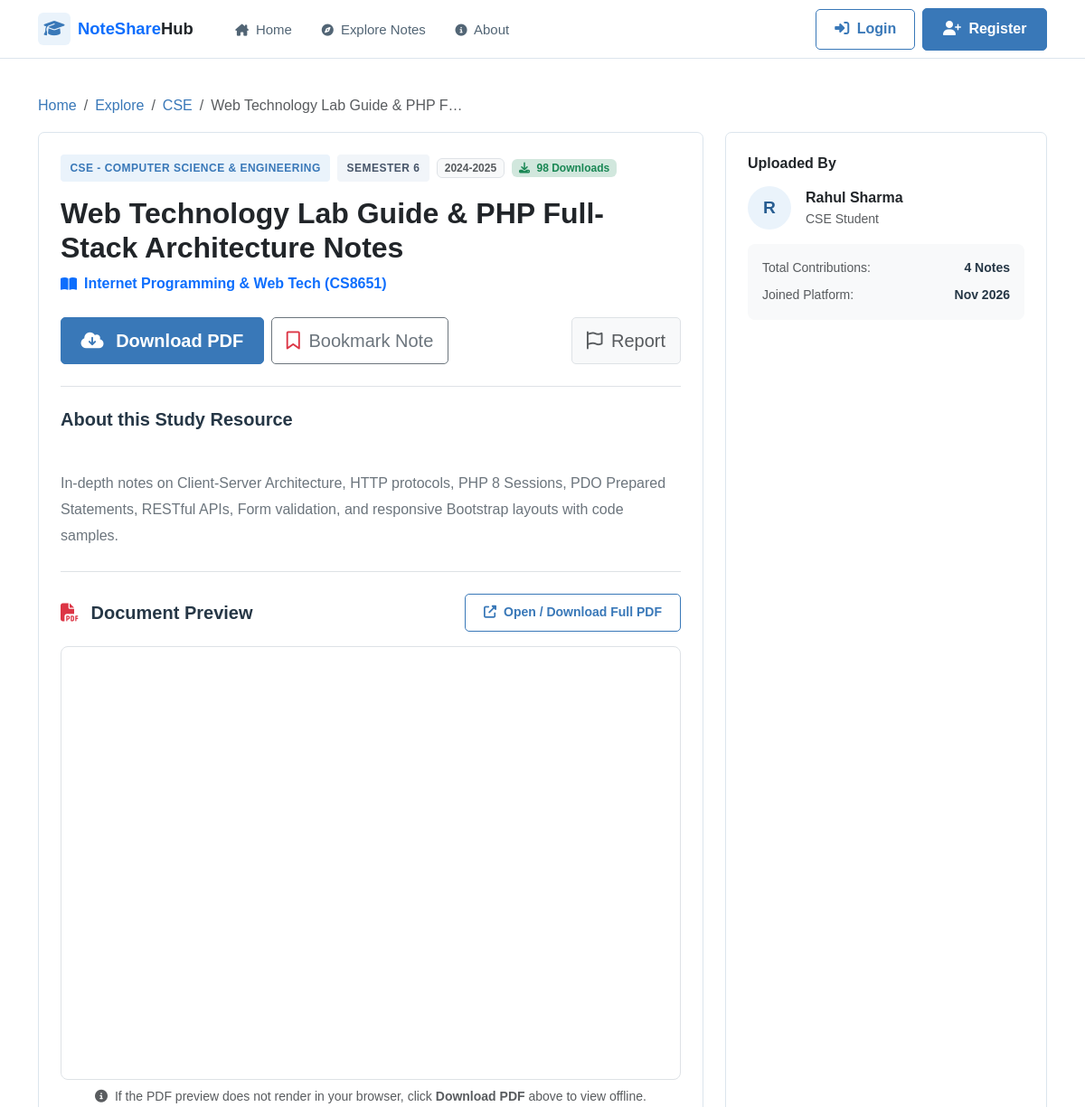
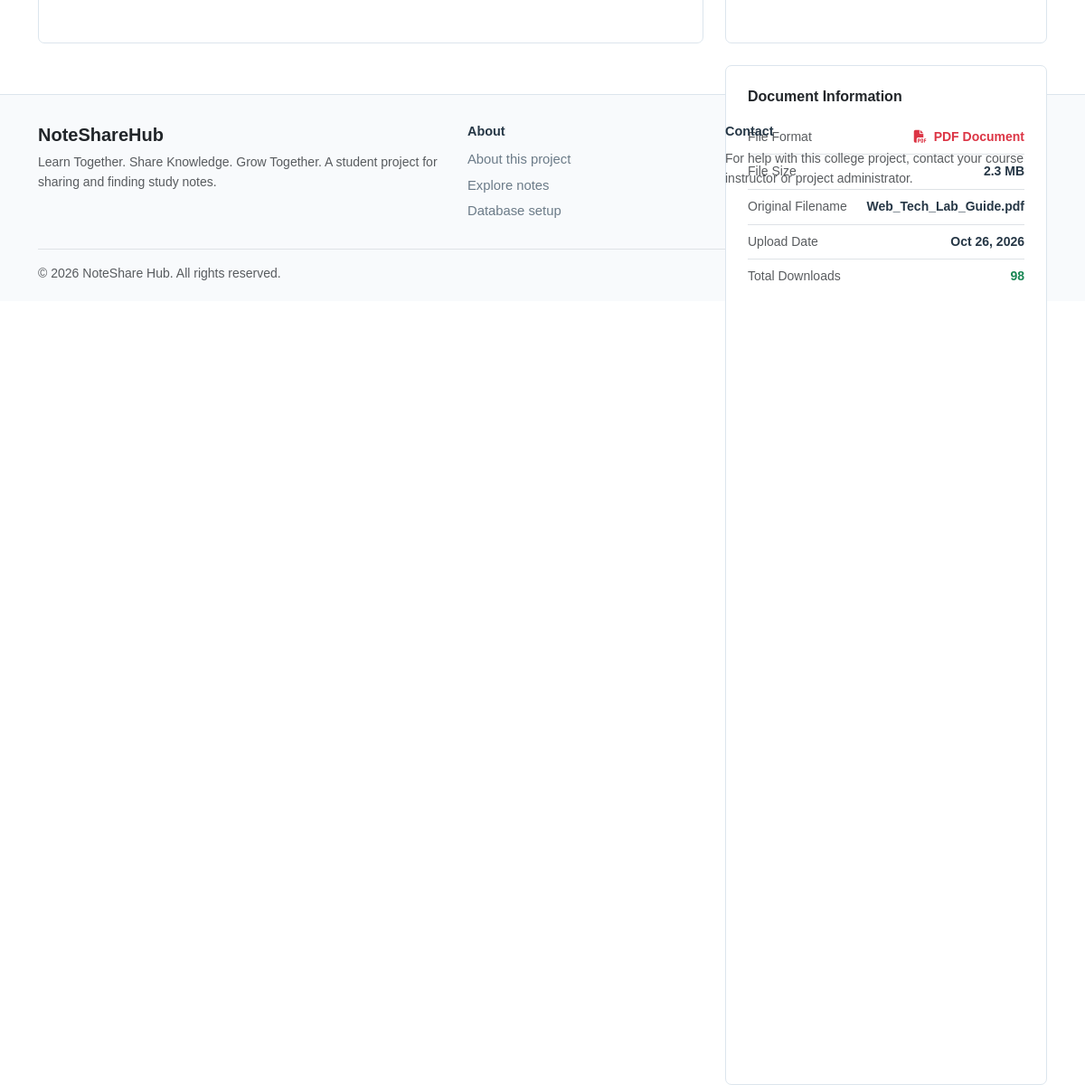
Screenshot of /note-details.php?id=2 with the database file from the repository (2 pictures, top to bottom).
### tables this page shows
CREATE TABLE `notes` (
  `id` INT AUTO_INCREMENT PRIMARY KEY,
  `user_id` INT NOT NULL,
  `subject_id` INT NOT NULL,
  `department_id` INT NOT NULL,
  `semester` TINYINT NOT NULL,
  `academic_year` VARCHAR(20) NOT NULL,
  `title` VARCHAR(255) NOT NULL,
  `description` TEXT NOT NULL,
  `file_path` VARCHAR(255) NOT NULL,
  `original_filename` VARCHAR(255) NOT NULL,
  `file_size` INT NOT NULL,
  `file_type` VARCHAR(50) NOT NULL DEFAULT 'application/pdf',
  `download_count` INT NOT NULL DEFAULT 0,
  `created_at` TIMESTAMP DEFAULT CURRENT_TIMESTAMP,
  `updated_at` TIMESTAMP DEFAULT CURRENT_TIMESTAMP ON UPDATE CURRENT_TIMESTAMP,
  FOREIGN KEY (`user_id`) REFERENCES `users`(`id`) ON DELETE CASCADE,
  FOREIGN KEY (`subject_id`) REFERENCES `subjects`(`id`) ON DELETE CASCADE,
  FOREIGN KEY (`department_id`) REFERENCES `departments`(`id`) ON DELETE CASCADE,
  INDEX `idx_note_subject` (`subject_id`),
  INDEX `idx_note_dept_sem` (`department_id`, `semester`),
  INDEX `idx_note_downloads` (`download_count`),
  INDEX `idx_note_created` (`created_at`)
);

CREATE TABLE `departments` (
  `id` INT AUTO_INCREMENT PRIMARY KEY,
  `code` VARCHAR(20) NOT NULL UNIQUE,
  `name` VARCHAR(150) NOT NULL,
  `description` TEXT NULL,
  `created_at` TIMESTAMP DEFAULT CURRENT_TIMESTAMP
);

CREATE TABLE `subjects` (
  `id` INT AUTO_INCREMENT PRIMARY KEY,
  `department_id` INT NOT NULL,
  `semester` TINYINT NOT NULL,
  `code` VARCHAR(20) NOT NULL,
  `name` VARCHAR(150) NOT NULL,
  `description` TEXT NULL,
  `created_at` TIMESTAMP DEFAULT CURRENT_TIMESTAMP,
  FOREIGN KEY (`department_id`) REFERENCES `departments`(`id`) ON DELETE CASCADE,
  INDEX `idx_dept_sem` (`department_id`, `semester`)
);

CREATE TABLE `users` (
  `id` INT AUTO_INCREMENT PRIMARY KEY,
  `name` VARCHAR(100) NOT NULL,
  `email` VARCHAR(150) NOT NULL UNIQUE,
  `password` VARCHAR(255) NOT NULL,
  `role` ENUM('student', 'admin') NOT NULL DEFAULT 'student',
  `department_id` INT NULL,
  `semester` TINYINT NULL,
  `roll_number` VARCHAR(50) NULL,
  `avatar` VARCHAR(255) NULL,
  `created_at` TIMESTAMP DEFAULT CURRENT_TIMESTAMP,
  `updated_at` TIMESTAMP DEFAULT CURRENT_TIMESTAMP ON UPDATE CURRENT_TIMESTAMP,
  FOREIGN KEY (`department_id`) REFERENCES `departments`(`id`) ON DELETE SET NULL,
  INDEX `idx_user_email` (`email`),
  INDEX `idx_user_role` (`role`)
);

### includes/functions.php (called while the page is built, shortened)
<?php
require_once __DIR__ . '/auth.php';
function e(?string $string): string {
    return htmlspecialchars($string ?? '', ENT_QUOTES, 'UTF-8');
}
function format_bytes(int $bytes, int $precision = 1): string {
    $units = ['B', 'KB', 'MB', 'GB', 'TB'];
    $bytes = max($bytes, 0);
    $pow = floor(($bytes ? log($bytes) : 0) / log(1024));
    $pow = min($pow, count($units) - 1);
    $bytes /= pow(1024, $pow);
    return round($bytes, $precision) . ' ' . $units[$pow];
}
function is_note_bookmarked(int $note_id, ?int $user_id = null): bool {
    if ($user_id === null) {
        $user_id = current_user_id();
    }
    if (!$user_id) {
        return false;
    }
}

### includes/auth.php (called while the page is built, shortened)
<?php
function is_logged_in(): bool {
    return isset($_SESSION['user_id']) && !empty($_SESSION['user_id']);
}
function current_user_id(): ?int {
    return is_logged_in() ? (int)$_SESSION['user_id'] : null;
}

### note-details.php (the view, shortened to what this page needs)
<?php
require_once __DIR__ . '/includes/auth.php';
require_once __DIR__ . '/includes/functions.php';
$noteId = (int)($_GET['id'] ?? 0);
$db = get_db();
$stmt = $db->prepare("
    SELECT n.*,
           u.id as uploader_id, u.name as uploader_name, u.email as uploader_email, u.role as uploader_role, u.created_at as uploader_joined,
           s.name as subject_name, s.code as subject_code, s.description as subject_desc,
           d.name as dept_name, d.code as dept_code
    FROM notes n
    JOIN users u ON n.user_id = u.id
    JOIN subjects s ON n.subject_id = s.id
    JOIN departments d ON n.department_id = d.id
    WHERE n.id = ?
");
$stmt->execute([$noteId]);
$note = $stmt->fetch();
require_once __DIR__ . '/includes/header.php';
$userId = current_user_id();
$isOwner = is_logged_in() && ($note['user_id'] == $userId || is_admin());
$isBookmarked = is_note_bookmarked($noteId);
$authorNotesCount = (int)$db->prepare("SELECT COUNT(*) FROM notes WHERE user_id = ?")
                             ->execute([$note['uploader_id']]) ?
                             $db->query("SELECT COUNT(*) FROM notes WHERE user_id = {$note['uploader_id']}")->fetchColumn() : 1;
$webFilePath = BASE_URL . '/uploads/notes/' . rawurlencode($note['file_path']);
?>
<div class="container py-4">
    <nav aria-label="breadcrumb" class="mb-3">
        <ol class="breadcrumb small">
            <li class="breadcrumb-item"><a href="<?= BASE_URL ?>/index.php">Home</a></li>
            <li class="breadcrumb-item"><a href="<?= BASE_URL ?>/explore.php">Explore</a></li>
            <li class="breadcrumb-item"><a href="<?= BASE_URL ?>/explore.php?dept=<?= $note['department_id'] ?>"><?= e($note['dept_code']) ?></a></li>
            <li class="breadcrumb-item active text-truncate" aria-current="page" style="max-width:300px;"><?= e($note['title']) ?></li>
        </ol>
    </nav>
    <div class="row g-4">
        <div class="col-lg-8">
            <div class="card-modern bg-white p-4 mb-4">
                <div class="d-flex flex-wrap align-items-center gap-2 mb-3">
                    <span class="badge-tag badge-dept"><?= e($note['dept_code']) ?> - <?= e($note['dept_name']) ?></span>
                    <span class="badge-tag badge-sem">Semester <?= e($note['semester']) ?></span>
                    <span class="badge bg-light text-muted border px-2 py-1 small"><?= e($note['academic_year']) ?></span>
                    <span class="badge bg-success-subtle text-success px-2 py-1 small">
                        <i class="fa-solid fa-download me-1"></i> <?= $note['download_count'] ?> Downloads
                    </span>
                </div>
                <h2 class="fw-bold text-dark mb-2"><?= e($note['title']) ?></h2>
                <div class="d-flex align-items-center gap-2 text-primary fw-semibold mb-4">
                    <i class="fa-solid fa-book-open"></i>
                    <span><?= e($note['subject_name']) ?> (<?= e($note['subject_code']) ?>)</span>
                </div>
                <div class="d-flex flex-wrap gap-2 pb-4 mb-4 border-bottom">
                    <a href="<?= BASE_URL ?>/actions/download.php?id=<?= $note['id'] ?>" class="btn btn-primary btn-lg shadow-sm">
                        <i class="fa-solid fa-cloud-arrow-down me-2"></i> Download PDF
                    </a>
                    <button type="button" class="btn btn-outline-secondary btn-lg btn-bookmark-toggle <?= $isBookmarked ? 'active' : '' ?>" data-note-id="<?= $note['id'] ?>">
                        <i class="fa-<?= $isBookmarked ? 'solid' : 'regular' ?> fa-bookmark me-1 text-danger"></i>
                        <span><?= $isBookmarked ? 'Saved in Bookmarks' : 'Bookmark Note' ?></span>
                    </button>
                    <?php if ($isOwner): ?>
                        <div class="dropdown ms-auto">
                            <button class="btn btn-light border btn-lg dropdown-toggle" type="button" data-bs-toggle="dropdown">
                                <i class="fa-solid fa-gear me-1"></i> Manage
                            </button>
                            <ul class="dropdown-menu dropdown-menu-end shadow border-0">
                                <li>
                                    <a class="dropdown-item py-2" href="<?= BASE_URL ?>/edit-note.php?id=<?= $note['id'] ?>">
                                        <i class="fa-solid fa-pen-to-square me-2 text-primary"></i> Edit Metadata
                                    </a>
                                </li>
                                <li><hr class="dropdown-divider"></li>
                                <li>
                                    <a class="dropdown-item py-2 text-danger btn-confirm-delete"
                                       href="<?= BASE_URL ?>/actions/delete-note.php?id=<?= $note['id'] ?>&csrf_token=<?= csrf_token() ?>"
                                       data-title="<?= e($note['title']) ?>">
                                        <i class="fa-solid fa-trash-can me-2"></i> Delete Note
                                    </a>
                                </li>
                            </ul>
                        </div>
                    <?php else: ?>
                        <button type="button" class="btn btn-light border btn-lg ms-auto text-muted small" data-bs-toggle="modal" data-bs-target="#reportModal">
                            <i class="fa-regular fa-flag me-1"></i> Report
                        </button>
                    <?php endif; ?>
                </div>
                <h5 class="fw-bold mb-3">About this Study Resource</h5>
                <div class="text-secondary mb-4" style="line-height: 1.8; white-space: pre-line;">
                    <?= e($note['description']) ?>
                </div>
                <div class="mt-4 pt-4 border-top">
                    <div class="d-flex justify-content-between align-items-center mb-3">
                        <h5 class="fw-bold mb-0">
                            <i class="fa-solid fa-file-pdf text-danger me-2"></i> Document Preview
                        </h5>
                        <a href="<?= BASE_URL ?>/actions/download.php?id=<?= $note['id'] ?>" class="btn btn-sm btn-outline-primary">
                            <i class="fa-solid fa-up-right-from-square me-1"></i> Open / Download Full PDF
                        </a>
                    </div>
                    <div class="ratio ratio-16x9 rounded-3 overflow-hidden border shadow-sm" style="min-height: 480px;">
                        <iframe src="<?= $webFilePath ?>#toolbar=1" title="PDF Document Viewer" allowfullscreen></iframe>
                    </div>
                    <div class="text-muted small text-center mt-2">
                        <i class="fa-solid fa-circle-info me-1"></i> If the PDF preview does not render in your browser, click <strong>Download PDF</strong> above to view offline.
                    </div>
                </div>
            </div>
        </div>
        <div class="col-lg-4">
            <div class="card-modern bg-white p-4 mb-4">
                <h6 class="fw-bold text-dark mb-3">Uploaded By</h6>
                <div class="d-flex align-items-center gap-3 mb-3">
                    <div class="dashboard-user-badge" style="width:48px; height:48px; font-size:1.2rem;">
                        <?= strtoupper(substr($note['uploader_name'], 0, 1)) ?>
                    </div>
                    <div>
                        <div class="fw-bold text-dark"><?= e($note['uploader_name']) ?></div>
                        <div class="text-muted small"><?= e($note['dept_code']) ?> Student</div>
                    </div>
                </div>
                <div class="p-3 bg-light rounded-3 small">
                    <div class="d-flex justify-content-between mb-2">
                        <span class="text-muted">Total Contributions:</span>
                        <span class="fw-semibold"><?= $authorNotesCount ?> Notes</span>
                    </div>
                    <div class="d-flex justify-content-between">
                        <span class="text-muted">Joined Platform:</span>
                        <span class="fw-semibold"><?= date('M Y', strtotime($note['uploader_joined'])) ?></span>
                    </div>
                </div>
            </div>
            <div class="card-modern bg-white p-4 mb-4">
                <h6 class="fw-bold text-dark mb-3">Document Information</h6>
                <ul class="list-unstyled mb-0 small">
                    <li class="d-flex justify-content-between py-2 border-bottom">
                        <span class="text-muted">File Format</span>
                        <span class="fw-semibold text-danger"><i class="fa-solid fa-file-pdf me-1"></i> PDF Document</span>
                    </li>
                    <li class="d-flex justify-content-between py-2 border-bottom">
                        <span class="text-muted">File Size</span>
                        <span class="fw-semibold"><?= format_bytes($note['file_size']) ?></span>
                    </li>
                    <li class="d-flex justify-content-between py-2 border-bottom">
                        <span class="text-muted">Original Filename</span>
                        <span class="fw-semibold text-truncate ms-2" style="max-width:180px;" title="<?= e($note['original_filename']) ?>">
                            <?= e($note['original_filename']) ?>
                        </span>
                    </li>
                    <li class="d-flex justify-content-between py-2 border-bottom">
                        <span class="text-muted">Upload Date</span>
                        <span class="fw-semibold"><?= date('M j, Y', strtotime($note['created_at'])) ?></span>
                    </li>
                    <li class="d-flex justify-content-between py-2">
                        <span class="text-muted">Total Downloads</span>
                        <span class="fw-bold text-success"><?= $note['download_count'] ?></span>
                    </li>
                </ul>
            </div>
        </div>
    </div>
</div>
<?php require_once __DIR__ . '/includes/footer.php'; ?>

### rows the page displays
notes: department.code "CSE", title "Web Technology Lab Guide & PHP F…", department.name "COMPUTER SCIENCE & ENGINEERING", semester "6", academic_year "2024-2025", download_count "98", title "Web Technology Lab Guide & PHP Full-Stack Architecture Notes", subject.name "Internet Programming & Web Tech", subject.code "CS8651", description "In-depth notes on Client-Server Architecture, HTTP protocols, PHP 8 Sessions, PDO Prepared Statements, RESTful APIs, Form validation, and responsive Bootstrap layouts with code samples.", user.name "R", user.name "Rahul Sharma", user.created_at "Nov 2026", file_size "2.3 MB", original_filename "Web_Tech_Lab_Guide.pdf", created_at "Oct 26, 2026"

### other values shown
$authorNotesCount "4"
APP_TAGLINE "Learn Together. Share Knowledge. Grow Together."
APP_SHORT_NAME "NoteShare Hub"
